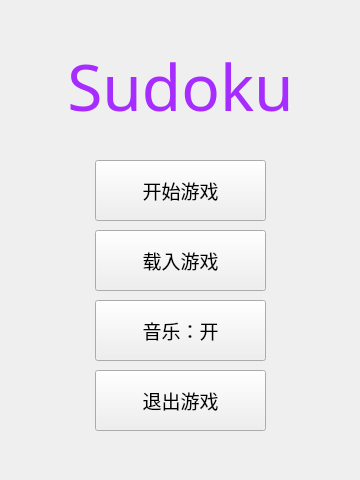
<?xml version="1.0" encoding="UTF-8"?>
<ui version="4.0">
 <class>WelcomeWidget</class>
 <widget class="QWidget" name="WelcomeWidget">
  <property name="geometry">
   <rect>
    <x>0</x>
    <y>0</y>
    <width>360</width>
    <height>480</height>
   </rect>
  </property>
  <property name="windowTitle">
   <string>Form</string>
  </property>
  <widget class="QLabel" name="label">
   <property name="geometry">
    <rect>
     <x>0</x>
     <y>50</y>
     <width>361</width>
     <height>71</height>
    </rect>
   </property>
   <property name="palette">
    <palette>
     <active>
      <colorrole role="WindowText">
       <brush brushstyle="SolidPattern">
        <color alpha="255">
         <red>167</red>
         <green>44</green>
         <blue>255</blue>
        </color>
       </brush>
      </colorrole>
     </active>
     <inactive>
      <colorrole role="WindowText">
       <brush brushstyle="SolidPattern">
        <color alpha="255">
         <red>167</red>
         <green>44</green>
         <blue>255</blue>
        </color>
       </brush>
      </colorrole>
     </inactive>
     <disabled>
      <colorrole role="WindowText">
       <brush brushstyle="SolidPattern">
        <color alpha="255">
         <red>120</red>
         <green>120</green>
         <blue>120</blue>
        </color>
       </brush>
      </colorrole>
     </disabled>
    </palette>
   </property>
   <property name="font">
    <font>
     <family>华文行楷</family>
     <pointsize>48</pointsize>
    </font>
   </property>
   <property name="text">
    <string>Sudoku</string>
   </property>
   <property name="alignment">
    <set>Qt::AlignCenter</set>
   </property>
  </widget>
  <widget class="QPushButton" name="pushButton">
   <property name="geometry">
    <rect>
     <x>95</x>
     <y>160</y>
     <width>171</width>
     <height>61</height>
    </rect>
   </property>
   <property name="font">
    <font>
     <family>楷体</family>
     <pointsize>14</pointsize>
    </font>
   </property>
   <property name="text">
    <string>开始游戏</string>
   </property>
  </widget>
  <widget class="QPushButton" name="pushButton_2">
   <property name="geometry">
    <rect>
     <x>95</x>
     <y>230</y>
     <width>171</width>
     <height>61</height>
    </rect>
   </property>
   <property name="font">
    <font>
     <family>楷体</family>
     <pointsize>14</pointsize>
    </font>
   </property>
   <property name="text">
    <string>载入游戏</string>
   </property>
  </widget>
  <widget class="QPushButton" name="pushButton_3">
   <property name="geometry">
    <rect>
     <x>95</x>
     <y>300</y>
     <width>171</width>
     <height>61</height>
    </rect>
   </property>
   <property name="font">
    <font>
     <family>楷体</family>
     <pointsize>14</pointsize>
    </font>
   </property>
   <property name="text">
    <string>音乐：开</string>
   </property>
  </widget>
  <widget class="QPushButton" name="pushButton_4">
   <property name="geometry">
    <rect>
     <x>95</x>
     <y>370</y>
     <width>171</width>
     <height>61</height>
    </rect>
   </property>
   <property name="font">
    <font>
     <family>楷体</family>
     <pointsize>14</pointsize>
    </font>
   </property>
   <property name="text">
    <string>退出游戏</string>
   </property>
  </widget>
 </widget>
 <resources/>
 <connections/>
</ui>
